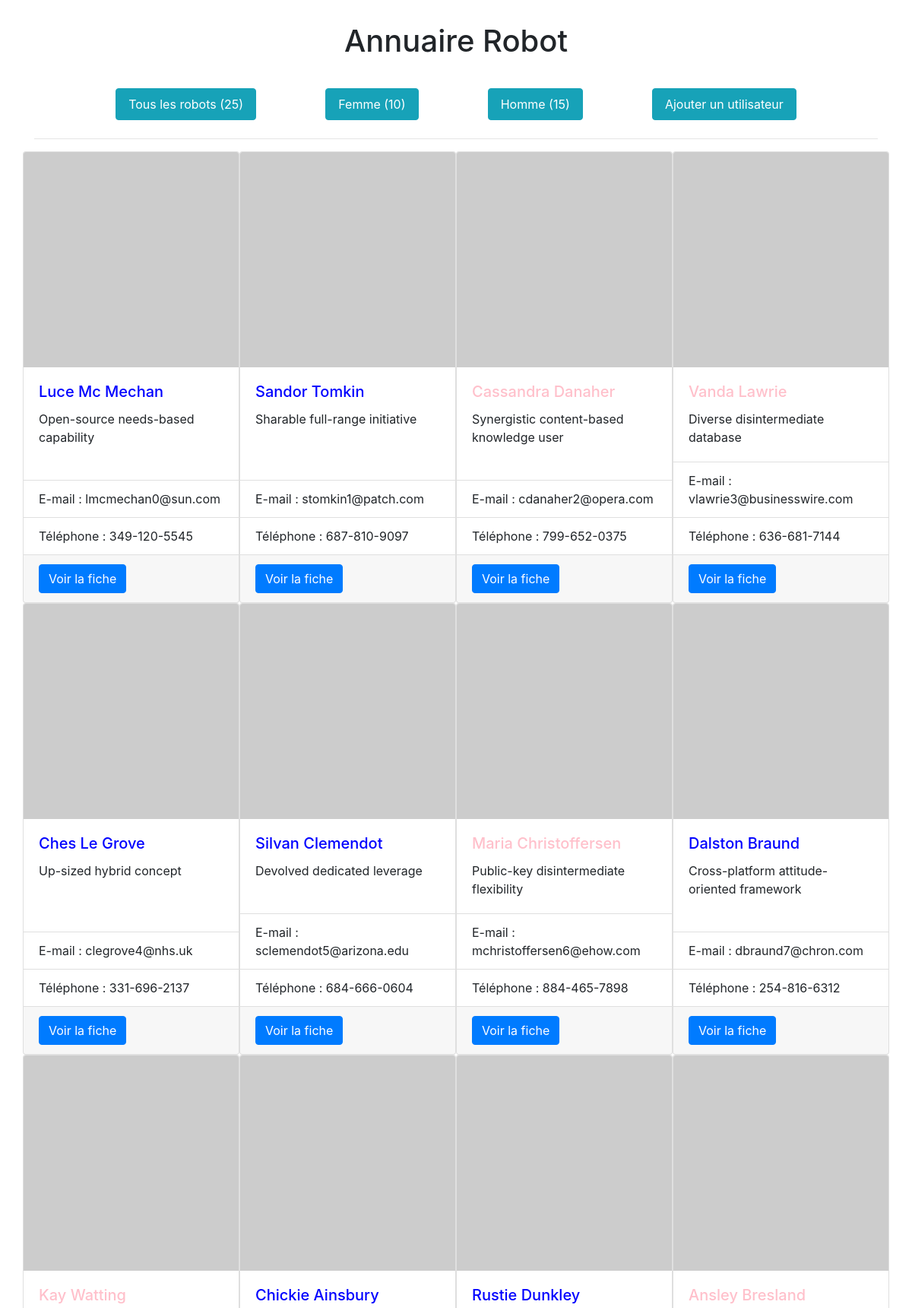
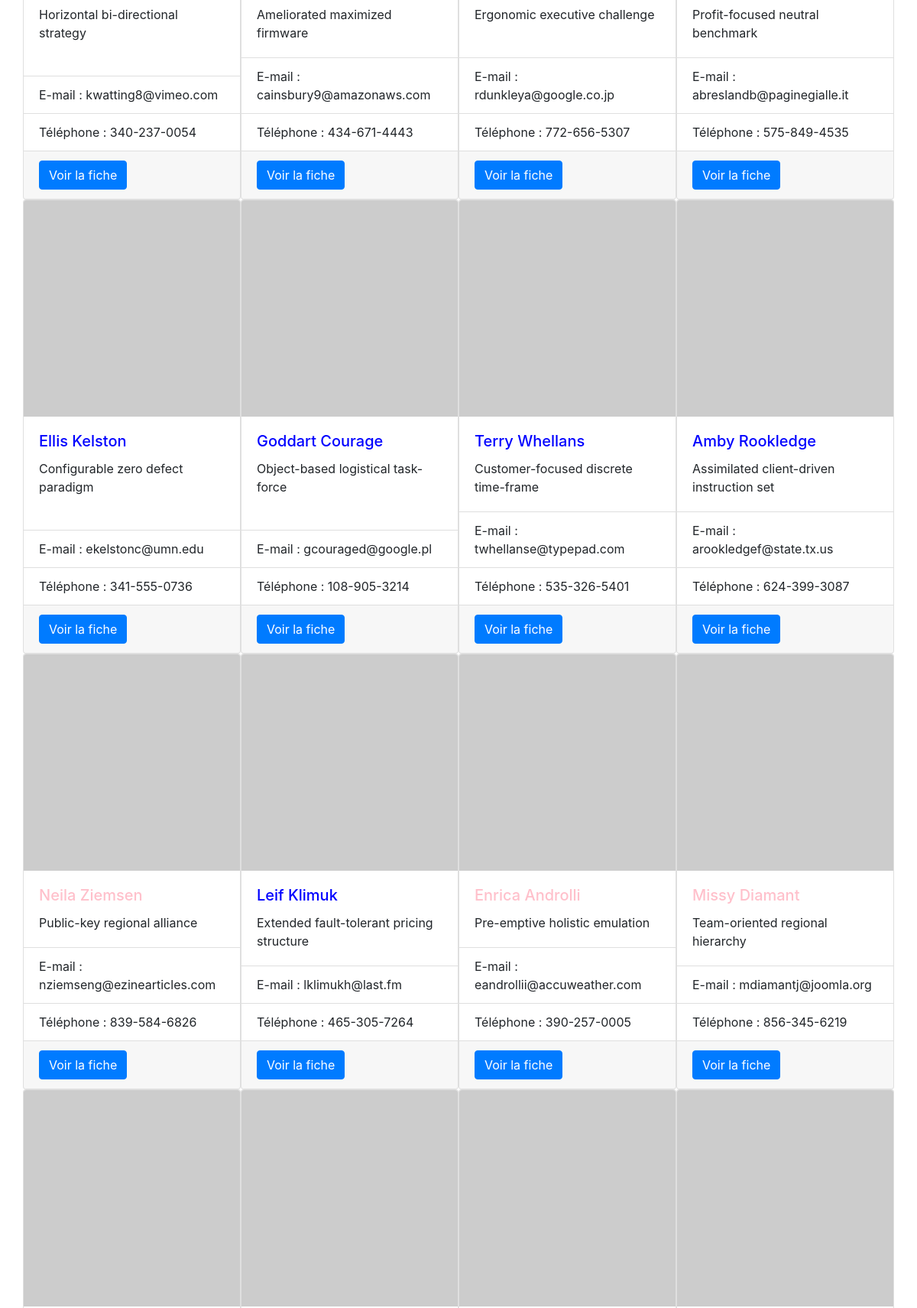
The page / (upper part) on the database its author committed (2 pictures, top to bottom).
### tables this page shows
CREATE TABLE `users` ( `id` INT NOT NULL AUTO_INCREMENT , `first_name` VARCHAR(256) NOT NULL , `last_name` VARCHAR(256) NOT NULL , `email` VARCHAR(256) NOT NULL , `gender` VARCHAR(256) NOT NULL , `photo` VARCHAR(256) NOT NULL , `phone` VARCHAR(256) NOT NULL , `slogan` VARCHAR(256) NOT NULL , PRIMARY KEY (`id`));

### index.php (the view, shortened to what this page needs)
<?
require_once 'inc/db-connect.inc.php';
require_once 'inc/header.inc.php';
?>
<body>
<div class="container">
    <div class="entete">
        <h1>Annuaire Robot</h1>
        <? require_once 'inc/menu.inc.php'; ?>
    </div>
        <div class="row d-flex justify-content-around">
            <?foreach ($users as $user) {?>
            <div class="col-md-3 card user-card">
                <img src="<?=$user['photo']?>" width="150px" class="card-img-top">
                <div class="card-body">
                    <h5 class="card-title" style=<?echo $user['gender']=='Male' ? 'color:blue' : 'color:pink' ?>
                        ><?=$user['first_name']?> <?=$user['last_name']?></h5>
                    <p class="card-text"><?=$user['slogan']?></p>
                </div>
                <ul class="list-group list-group-flush">
                    <li class="list-group-item">E-mail : <?=$user['email']?></li>
                </ul>
                <ul class="list-group list-group-flush">
                    <li class="list-group-item">Téléphone : <?=$user['phone']?></li>
                </ul>
                <div class="card-footer">
                    <a href="user.php?id=<?=$user['id']?>" class="card-link btn btn-primary">Voir la fiche</a>
                </div>
            </div>
            <?}?>
        </div>
</div>
</body>
</html>

### inc/header.inc.php (shortened to what this page needs)
<!DOCTYPE html>
<html lang="fr">
<head>
    <?require_once 'bootstrap.inc.php'?>
    <link rel="stylesheet" href="style.css">
</head>

### inc/bootstrap.inc.php (shortened to what this page needs)
<link rel="stylesheet" href="https://stackpath.bootstrapcdn.com/bootstrap/4.3.1/css/bootstrap.min.css">

### inc/menu.inc.php
<?
require_once 'inc/db-connect.inc.php';
require_once 'inc/header.inc.php';
$gender = $_GET['gender'] ?? '';
if ($gender == 'male') {
    $query = $db->query("SELECT * FROM users WHERE gender = 'Male'");
} else if ($gender == 'female') {
    $query = $db->query("SELECT * FROM users WHERE gender = 'Female'");
} else {
    $query = $db->query("SELECT * FROM users");
}
$users = $query->fetchAll();
$query = $db->query("SELECT gender, COUNT(*) AS nb FROM users GROUP BY gender");
$count = $query->fetchAll();
$total_gender = 0;
foreach ($count as $type) {
    $total_gender += $type['nb'];
}
?>
<ul class="nav nav-pills navbar">
    <a class="nav-link btn btn-info" href="index.php">Tous les robots (<?=$total_gender?>)</a>
    <?foreach ($count as $gender) {
    $gender_fr = ($gender['gender'] == 'Male') ? 'Homme' : 'Femme';?>
    <a class="nav-link btn btn-info" href="index.php?gender=<?=strtolower($gender['gender'])?>"><?=$gender_fr?> (<?=$gender['nb']?>)</a>
    <?}?>
    <a class="nav-link btn btn-info" href="add_user.php">Ajouter un utilisateur</a>
</ul>
<hr>

### style.css (style rules this page uses)
h1, footer { text-align: center; margin: 30px; }
.navbar { justify-content: space-evenly; }
.user-card { padding: 0; }

### rows shown on the page
users: first_name "Luce", last_name "Mc Mechan", slogan "Open-source needs-based capability", email "lmcmechan0@sun.com", phone "349-120-5545"
users: first_name "Sandor", last_name "Tomkin", slogan "Sharable full-range initiative", email "stomkin1@patch.com", phone "687-810-9097"
users: first_name "Cassandra", last_name "Danaher", slogan "Synergistic content-based knowledge user", email "cdanaher2@opera.com", phone "799-652-0375"
users: first_name "Vanda", last_name "Lawrie", slogan "Diverse disintermediate database", email "vlawrie3@businesswire.com", phone "636-681-7144"
users: first_name "Ches", last_name "Le Grove", slogan "Up-sized hybrid concept", email "clegrove4@nhs.uk", phone "331-696-2137"
users: first_name "Silvan", last_name "Clemendot", slogan "Devolved dedicated leverage", email "sclemendot5@arizona.edu", phone "684-666-0604"
users: first_name "Maria", last_name "Christoffersen", slogan "Public-key disintermediate flexibility", email "mchristoffersen6@ehow.com", phone "884-465-7898"
users: first_name "Dalston", last_name "Braund", slogan "Cross-platform attitude-oriented framework", email "dbraund7@chron.com", phone "254-816-6312"
users: first_name "Kay", last_name "Watting", slogan "Horizontal bi-directional strategy", email "kwatting8@vimeo.com", phone "340-237-0054"
users: first_name "Chickie", last_name "Ainsbury", slogan "Ameliorated maximized firmware", email "cainsbury9@amazonaws.com", phone "434-671-4443"
users: first_name "Rustie", last_name "Dunkley", slogan "Ergonomic executive challenge", email "rdunkleya@google.co.jp", phone "772-656-5307"
users: first_name "Ansley", last_name "Bresland", slogan "Profit-focused neutral benchmark", email "abreslandb@paginegialle.it", phone "575-849-4535"
users: first_name "Ellis", last_name "Kelston", slogan "Configurable zero defect paradigm", email "ekelstonc@umn.edu", phone "341-555-0736"
users: first_name "Goddart", last_name "Courage", slogan "Object-based logistical task-force", email "gcouraged@google.pl", phone "108-905-3214"
users: first_name "Terry", last_name "Whellans", slogan "Customer-focused discrete time-frame", email "twhellanse@typepad.com", phone "535-326-5401"
users: first_name "Amby", last_name "Rookledge", slogan "Assimilated client-driven instruction set", email "arookledgef@state.tx.us", phone "624-399-3087"
users: first_name "Neila", last_name "Ziemsen", slogan "Public-key regional alliance", email "nziemseng@ezinearticles.com", phone "839-584-6826"
users: first_name "Leif", last_name "Klimuk", slogan "Extended fault-tolerant pricing structure", email "lklimukh@last.fm", phone "465-305-7264"
users: first_name "Enrica", last_name "Androlli", slogan "Pre-emptive holistic emulation", email "eandrollii@accuweather.com", phone "390-257-0005"
users: first_name "Missy", last_name "Diamant", slogan "Team-oriented regional hierarchy", email "mdiamantj@joomla.org", phone "856-345-6219"

### other values the page prints
$total_gender "25"
$gender_fr "Femme"
$gender['nb'] "10"
$gender_fr "Homme"
$gender['nb'] "15"
